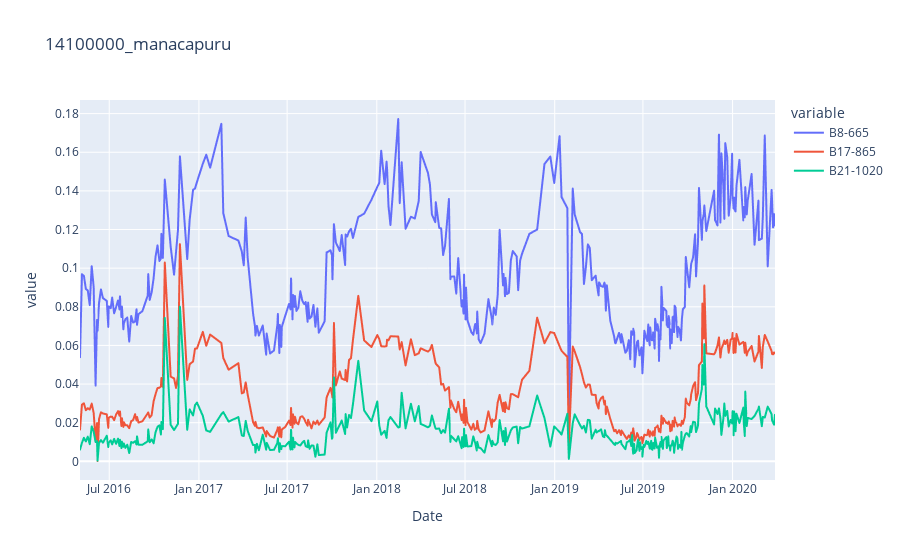

Here is the notebook cell this chart was saved with:
### Code cell
px.line(px_dbs_manacapuru, y=['B8-665','B17-865','B21-1020'], height=600, title="14100000_manacapuru")

### Figure 1 — Plotly figure (JSON) as saved in the notebook; plotly's stock layout.template omitted (floating-point values rounded to 4 significant figures; data arrays with more than 128 entries replaced by an {"elided": "..."} marker saying what was removed)
{"data": [{"hovertemplate": "variable=B8-665<br>Date=%{x}<br>value=%{y}<extra></extra>", "legendgroup": "B8-665", "line": {"color": "#636efa", "dash": "solid"}, "mode": "lines", "name": "B8-665", "showlegend": true, "type": "scattergl", "visible": true, "x": {"elided": "351 str values"}, "xaxis": "x", "y": {"elided": "351 float values"}, "yaxis": "y"}, {"hovertemplate": "variable=B17-865<br>Date=%{x}<br>value=%{y}<extra></extra>", "legendgroup": "B17-865", "line": {"color": "#EF553B", "dash": "solid"}, "mode": "lines", "name": "B17-865", "showlegend": true, "type": "scattergl", "visible": true, "x": {"elided": "351 str values"}, "xaxis": "x", "y": {"elided": "351 float values"}, "yaxis": "y"}, {"hovertemplate": "variable=B21-1020<br>Date=%{x}<br>value=%{y}<extra></extra>", "legendgroup": "B21-1020", "line": {"color": "#00cc96", "dash": "solid"}, "mode": "lines", "name": "B21-1020", "showlegend": true, "type": "scattergl", "visible": true, "x": {"elided": "351 str values"}, "xaxis": "x", "y": {"elided": "351 float values"}, "yaxis": "y"}], "layout": {"autosize": true, "legend": {"title": {"text": "variable"}, "tracegroupgap": 0}, "title": {"text": "14100000_manacapuru"}, "xaxis": {"anchor": "y", "autorange": true, "domain": [0, 1], "range": ["2016-05-02", "2020-03-28"], "title": {"text": "Date"}, "type": "date"}, "yaxis": {"anchor": "x", "autorange": true, "domain": [0, 1], "range": [-0.009666, 0.187], "title": {"text": "value"}, "type": "linear"}}}
